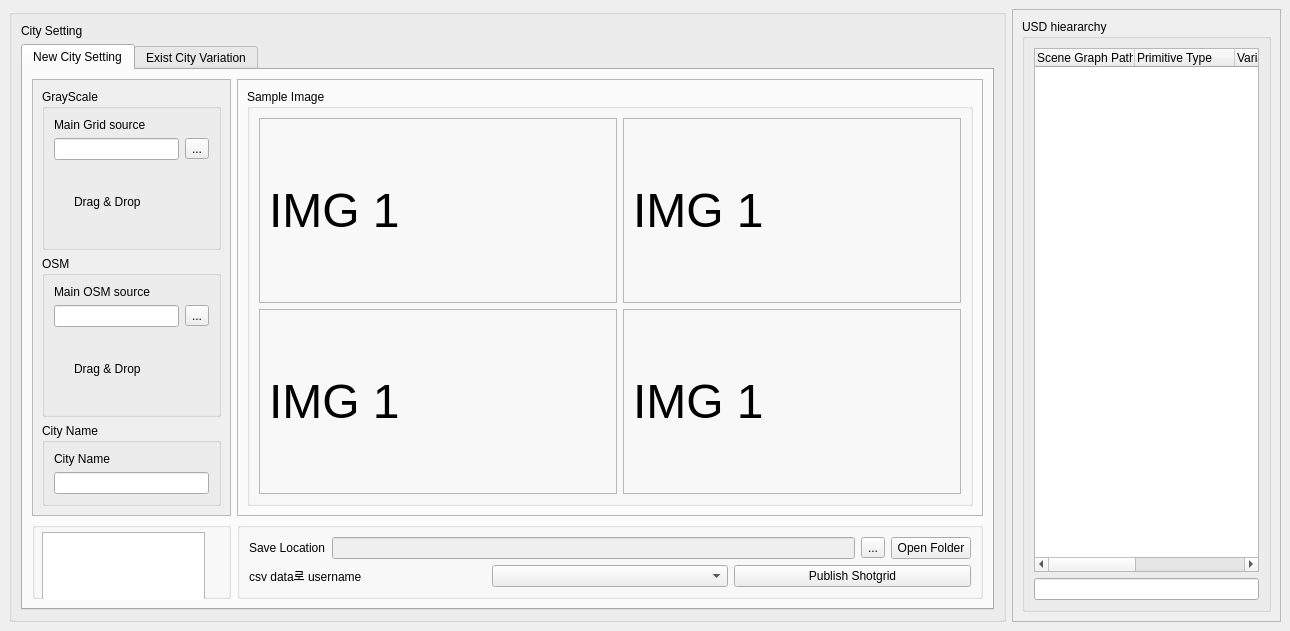
<?xml version="1.0" encoding="UTF-8"?>
<ui version="4.0">
 <class>MainWindow</class>
 <widget class="QMainWindow" name="MainWindow">
  <property name="geometry">
   <rect>
    <x>0</x>
    <y>0</y>
    <width>1290</width>
    <height>631</height>
   </rect>
  </property>
  <property name="windowTitle">
   <string>MainWindow</string>
  </property>
  <widget class="QWidget" name="centralwidget">
   <layout class="QGridLayout" name="gridLayout_5">
    <item row="0" column="0">
     <layout class="QVBoxLayout" name="verticalLayout">
      <item>
       <layout class="QHBoxLayout" name="horizontalLayout">
        <item>
         <widget class="QGroupBox" name="groupBox_9">
          <property name="title">
           <string/>
          </property>
          <layout class="QGridLayout" name="gridLayout_15">
           <item row="1" column="0">
            <widget class="QTabWidget" name="tabWidget">
             <property name="currentIndex">
              <number>0</number>
             </property>
             <widget class="QWidget" name="tab1">
              <attribute name="title">
               <string>New City Setting</string>
              </attribute>
              <layout class="QGridLayout" name="gridLayout_8">
               <item row="0" column="1">
                <widget class="QFrame" name="frame__image">
                 <property name="frameShape">
                  <enum>QFrame::StyledPanel</enum>
                 </property>
                 <property name="frameShadow">
                  <enum>QFrame::Raised</enum>
                 </property>
                 <layout class="QGridLayout" name="gridLayout_4">
                  <item row="0" column="0">
                   <widget class="QGroupBox" name="groupBox__image">
                    <property name="title">
                     <string>Sample Image</string>
                    </property>
                    <layout class="QGridLayout" name="gridLayout_6">
                     <item row="0" column="1">
                      <widget class="QFrame" name="frame__img2">
                       <property name="frameShape">
                        <enum>QFrame::StyledPanel</enum>
                       </property>
                       <property name="frameShadow">
                        <enum>QFrame::Raised</enum>
                       </property>
                       <layout class="QGridLayout" name="gridLayout_11">
                        <item row="0" column="0">
                         <widget class="QLabel" name="label_13">
                          <property name="baseSize">
                           <size>
                            <width>50</width>
                            <height>50</height>
                           </size>
                          </property>
                          <property name="font">
                           <font>
                            <pointsize>36</pointsize>
                           </font>
                          </property>
                          <property name="text">
                           <string>IMG 1              </string>
                          </property>
                         </widget>
                        </item>
                       </layout>
                      </widget>
                     </item>
                     <item row="1" column="1">
                      <widget class="QFrame" name="frame__img4">
                       <property name="frameShape">
                        <enum>QFrame::StyledPanel</enum>
                       </property>
                       <property name="frameShadow">
                        <enum>QFrame::Raised</enum>
                       </property>
                       <layout class="QGridLayout" name="gridLayout_12">
                        <item row="0" column="0">
                         <widget class="QLabel" name="label_12">
                          <property name="baseSize">
                           <size>
                            <width>50</width>
                            <height>50</height>
                           </size>
                          </property>
                          <property name="font">
                           <font>
                            <pointsize>36</pointsize>
                           </font>
                          </property>
                          <property name="text">
                           <string>IMG 1              </string>
                          </property>
                         </widget>
                        </item>
                       </layout>
                      </widget>
                     </item>
                     <item row="1" column="0">
                      <widget class="QFrame" name="frame__img3">
                       <property name="frameShape">
                        <enum>QFrame::StyledPanel</enum>
                       </property>
                       <property name="frameShadow">
                        <enum>QFrame::Raised</enum>
                       </property>
                       <layout class="QGridLayout" name="gridLayout_10">
                        <item row="0" column="0">
                         <widget class="QLabel" name="label__img3">
                          <property name="baseSize">
                           <size>
                            <width>50</width>
                            <height>50</height>
                           </size>
                          </property>
                          <property name="font">
                           <font>
                            <pointsize>36</pointsize>
                           </font>
                          </property>
                          <property name="text">
                           <string>IMG 1              </string>
                          </property>
                         </widget>
                        </item>
                        <item row="0" column="1">
                         <spacer name="verticalSpacer_2">
                          <property name="orientation">
                           <enum>Qt::Vertical</enum>
                          </property>
                          <property name="sizeHint" stdset="0">
                           <size>
                            <width>20</width>
                            <height>40</height>
                           </size>
                          </property>
                         </spacer>
                        </item>
                       </layout>
                      </widget>
                     </item>
                     <item row="0" column="0">
                      <widget class="QFrame" name="frame__img1">
                       <property name="frameShape">
                        <enum>QFrame::StyledPanel</enum>
                       </property>
                       <property name="frameShadow">
                        <enum>QFrame::Raised</enum>
                       </property>
                       <layout class="QGridLayout" name="gridLayout_9">
                        <item row="0" column="0">
                         <widget class="QLabel" name="label">
                          <property name="baseSize">
                           <size>
                            <width>50</width>
                            <height>50</height>
                           </size>
                          </property>
                          <property name="font">
                           <font>
                            <pointsize>36</pointsize>
                           </font>
                          </property>
                          <property name="text">
                           <string>IMG 1              </string>
                          </property>
                         </widget>
                        </item>
                        <item row="0" column="1">
                         <spacer name="verticalSpacer">
                          <property name="orientation">
                           <enum>Qt::Vertical</enum>
                          </property>
                          <property name="sizeHint" stdset="0">
                           <size>
                            <width>20</width>
                            <height>40</height>
                           </size>
                          </property>
                         </spacer>
                        </item>
                       </layout>
                      </widget>
                     </item>
                    </layout>
                   </widget>
                  </item>
                 </layout>
                </widget>
               </item>
               <item row="1" column="1">
                <widget class="QGroupBox" name="groupBox_10">
                 <property name="title">
                  <string/>
                 </property>
                 <layout class="QGridLayout" name="gridLayout_23">
                  <item row="0" column="0">
                   <layout class="QHBoxLayout" name="horizontalLayout__open">
                    <item>
                     <widget class="QLabel" name="label_7">
                      <property name="text">
                       <string>Save Location</string>
                      </property>
                     </widget>
                    </item>
                    <item>
                     <widget class="QLineEdit" name="lineEdit__open">
                      <property name="enabled">
                       <bool>false</bool>
                      </property>
                      <property name="readOnly">
                       <bool>true</bool>
                      </property>
                     </widget>
                    </item>
                    <item>
                     <widget class="QToolButton" name="toolButton__open">
                      <property name="text">
                       <string>...</string>
                      </property>
                     </widget>
                    </item>
                    <item>
                     <widget class="QPushButton" name="pushButton__open">
                      <property name="text">
                       <string>Open Folder</string>
                      </property>
                     </widget>
                    </item>
                   </layout>
                  </item>
                  <item row="1" column="0">
                   <layout class="QHBoxLayout" name="horizontalLayout__publish">
                    <item>
                     <widget class="QLabel" name="label__publish">
                      <property name="text">
                       <string>csv data로 username</string>
                      </property>
                     </widget>
                    </item>
                    <item>
                     <widget class="QComboBox" name="comboBox__usr"/>
                    </item>
                    <item>
                     <widget class="QPushButton" name="pushButton__publish">
                      <property name="text">
                       <string>Publish Shotgrid</string>
                      </property>
                     </widget>
                    </item>
                   </layout>
                  </item>
                 </layout>
                </widget>
               </item>
               <item row="0" column="0">
                <widget class="QScrollArea" name="scrollArea">
                 <property name="widgetResizable">
                  <bool>true</bool>
                 </property>
                 <widget class="QWidget" name="scrollAreaWidgetContents">
                  <property name="geometry">
                   <rect>
                    <x>0</x>
                    <y>0</y>
                    <width>168</width>
                    <height>289</height>
                   </rect>
                  </property>
                  <layout class="QGridLayout" name="gridLayout_18">
                   <item row="0" column="0">
                    <widget class="QGroupBox" name="groupBox__grayscale">
                     <property name="title">
                      <string>GrayScale</string>
                     </property>
                     <layout class="QGridLayout" name="gridLayout_2">
                      <item row="0" column="0">
                       <layout class="QVBoxLayout" name="verticalLayout_2">
                        <item>
                         <widget class="QLabel" name="label__grid">
                          <property name="text">
                           <string>Main Grid source</string>
                          </property>
                         </widget>
                        </item>
                        <item>
                         <layout class="QHBoxLayout" name="horizontalLayout_2">
                          <item>
                           <widget class="QLineEdit" name="lineEdit__grid_path"/>
                          </item>
                          <item>
                           <widget class="QToolButton" name="toolButton__gird_path">
                            <property name="text">
                             <string>...</string>
                            </property>
                           </widget>
                          </item>
                         </layout>
                        </item>
                       </layout>
                      </item>
                      <item row="1" column="0">
                       <layout class="QHBoxLayout" name="horizontalLayout__dragdrop">
                        <item>
                         <spacer name="verticalSpacer_7">
                          <property name="orientation">
                           <enum>Qt::Vertical</enum>
                          </property>
                          <property name="sizeHint" stdset="0">
                           <size>
                            <width>20</width>
                            <height>40</height>
                           </size>
                          </property>
                         </spacer>
                        </item>
                        <item>
                         <widget class="QLabel" name="label_18">
                          <property name="text">
                           <string>Drag &amp; Drop</string>
                          </property>
                         </widget>
                        </item>
                        <item>
                         <spacer name="verticalSpacer_6">
                          <property name="orientation">
                           <enum>Qt::Vertical</enum>
                          </property>
                          <property name="sizeHint" stdset="0">
                           <size>
                            <width>20</width>
                            <height>40</height>
                           </size>
                          </property>
                         </spacer>
                        </item>
                       </layout>
                      </item>
                     </layout>
                    </widget>
                   </item>
                   <item row="1" column="0">
                    <widget class="QGroupBox" name="groupBox__osm">
                     <property name="title">
                      <string>OSM</string>
                     </property>
                     <layout class="QGridLayout" name="gridLayout_16">
                      <item row="0" column="0">
                       <layout class="QVBoxLayout" name="verticalLayout_6">
                        <item>
                         <layout class="QVBoxLayout" name="verticalLayout_5">
                          <item>
                           <widget class="QLabel" name="label__OSM">
                            <property name="text">
                             <string>Main OSM source</string>
                            </property>
                           </widget>
                          </item>
                          <item>
                           <layout class="QHBoxLayout" name="horizontalLayout__osm">
                            <item>
                             <widget class="QLineEdit" name="lineEdit__osm"/>
                            </item>
                            <item>
                             <widget class="QToolButton" name="toolButton__osm">
                              <property name="text">
                               <string>...</string>
                              </property>
                             </widget>
                            </item>
                           </layout>
                          </item>
                         </layout>
                        </item>
                        <item>
                         <layout class="QHBoxLayout" name="horizontalLayout__osm_2">
                          <item>
                           <spacer name="verticalSpacer_9">
                            <property name="orientation">
                             <enum>Qt::Vertical</enum>
                            </property>
                            <property name="sizeHint" stdset="0">
                             <size>
                              <width>20</width>
                              <height>40</height>
                             </size>
                            </property>
                           </spacer>
                          </item>
                          <item>
                           <widget class="QLabel" name="label_19">
                            <property name="text">
                             <string>Drag &amp; Drop</string>
                            </property>
                           </widget>
                          </item>
                          <item>
                           <spacer name="verticalSpacer_8">
                            <property name="orientation">
                             <enum>Qt::Vertical</enum>
                            </property>
                            <property name="sizeHint" stdset="0">
                             <size>
                              <width>20</width>
                              <height>40</height>
                             </size>
                            </property>
                           </spacer>
                          </item>
                         </layout>
                        </item>
                       </layout>
                      </item>
                     </layout>
                    </widget>
                   </item>
                   <item row="2" column="0">
                    <widget class="QGroupBox" name="groupBox__name">
                     <property name="title">
                      <string>City Name</string>
                     </property>
                     <layout class="QGridLayout" name="gridLayout_17">
                      <item row="0" column="0">
                       <layout class="QVBoxLayout" name="verticalLayout__name">
                        <item>
                         <widget class="QLabel" name="label_2">
                          <property name="text">
                           <string>City Name</string>
                          </property>
                         </widget>
                        </item>
                        <item>
                         <widget class="QLineEdit" name="lineEdit__city_name"/>
                        </item>
                       </layout>
                      </item>
                     </layout>
                    </widget>
                   </item>
                  </layout>
                 </widget>
                </widget>
               </item>
               <item row="1" column="0">
                <widget class="QGroupBox" name="groupBox__build">
                 <property name="title">
                  <string/>
                 </property>
                 <widget class="QProgressBar" name="progressBar__build">
                  <property name="geometry">
                   <rect>
                    <x>10</x>
                    <y>181</y>
                    <width>91</width>
                    <height>20</height>
                   </rect>
                  </property>
                  <property name="value">
                   <number>0</number>
                  </property>
                 </widget>
                 <widget class="QPushButton" name="pushButton__start">
                  <property name="geometry">
                   <rect>
                    <x>10</x>
                    <y>207</y>
                    <width>75</width>
                    <height>23</height>
                   </rect>
                  </property>
                  <property name="text">
                   <string>Build start</string>
                  </property>
                 </widget>
                 <widget class="QTextEdit" name="textEdit">
                  <property name="geometry">
                   <rect>
                    <x>10</x>
                    <y>10</y>
                    <width>163</width>
                    <height>165</height>
                   </rect>
                  </property>
                 </widget>
                </widget>
               </item>
              </layout>
             </widget>
             <widget class="QWidget" name="tab2__variation">
              <attribute name="title">
               <string>Exist City Variation</string>
              </attribute>
              <layout class="QGridLayout" name="gridLayout_13">
               <item row="3" column="1">
                <widget class="QGroupBox" name="groupBox_12">
                 <property name="title">
                  <string/>
                 </property>
                 <layout class="QGridLayout" name="gridLayout_32">
                  <item row="0" column="0">
                   <layout class="QHBoxLayout" name="horizontalLayout_9">
                    <item>
                     <widget class="QLabel" name="label_20">
                      <property name="text">
                       <string>Save Location</string>
                      </property>
                     </widget>
                    </item>
                    <item>
                     <widget class="QLineEdit" name="lineEdit_6"/>
                    </item>
                    <item>
                     <widget class="QToolButton" name="toolButton_5">
                      <property name="text">
                       <string>...</string>
                      </property>
                     </widget>
                    </item>
                    <item>
                     <widget class="QPushButton" name="pushButton_8">
                      <property name="text">
                       <string>Export Local</string>
                      </property>
                     </widget>
                    </item>
                   </layout>
                  </item>
                  <item row="1" column="0">
                   <layout class="QHBoxLayout" name="horizontalLayout_10">
                    <item>
                     <widget class="QLabel" name="label_21">
                      <property name="text">
                       <string>csv data로 username</string>
                      </property>
                     </widget>
                    </item>
                    <item>
                     <widget class="QComboBox" name="comboBox_4"/>
                    </item>
                    <item>
                     <widget class="QPushButton" name="pushButton_9">
                      <property name="text">
                       <string>Publish Shotgrid</string>
                      </property>
                     </widget>
                    </item>
                   </layout>
                  </item>
                 </layout>
                </widget>
               </item>
               <item row="1" column="0">
                <widget class="QScrollArea" name="scrollArea_2">
                 <property name="widgetResizable">
                  <bool>true</bool>
                 </property>
                 <widget class="QWidget" name="scrollAreaWidgetContents_2">
                  <property name="geometry">
                   <rect>
                    <x>0</x>
                    <y>0</y>
                    <width>181</width>
                    <height>185</height>
                   </rect>
                  </property>
                  <layout class="QGridLayout" name="gridLayout_14">
                   <item row="0" column="0">
                    <layout class="QVBoxLayout" name="verticalLayout_4">
                     <item>
                      <widget class="QFrame" name="frame_9">
                       <property name="frameShape">
                        <enum>QFrame::StyledPanel</enum>
                       </property>
                       <property name="frameShadow">
                        <enum>QFrame::Raised</enum>
                       </property>
                       <layout class="QGridLayout" name="gridLayout_21">
                        <item row="1" column="0">
                         <layout class="QHBoxLayout" name="horizontalLayout_4">
                          <item>
                           <widget class="QLabel" name="label_8">
                            <property name="text">
                             <string>Location</string>
                            </property>
                           </widget>
                          </item>
                          <item>
                           <widget class="QLineEdit" name="lineEdit_4"/>
                          </item>
                          <item>
                           <widget class="QToolButton" name="toolButton_3">
                            <property name="text">
                             <string>...</string>
                            </property>
                           </widget>
                          </item>
                         </layout>
                        </item>
                        <item row="3" column="0">
                         <layout class="QHBoxLayout" name="horizontalLayout_5">
                          <item>
                           <widget class="QLabel" name="label_9">
                            <property name="text">
                             <string>Select City</string>
                            </property>
                           </widget>
                          </item>
                          <item>
                           <widget class="QComboBox" name="comboBox_2"/>
                          </item>
                          <item>
                           <spacer name="horizontalSpacer">
                            <property name="orientation">
                             <enum>Qt::Horizontal</enum>
                            </property>
                            <property name="sizeHint" stdset="0">
                             <size>
                              <width>40</width>
                              <height>20</height>
                             </size>
                            </property>
                           </spacer>
                          </item>
                         </layout>
                        </item>
                        <item row="2" column="0">
                         <layout class="QVBoxLayout" name="verticalLayout_3">
                          <item>
                           <widget class="QFrame" name="frame_10">
                            <property name="frameShape">
                             <enum>QFrame::StyledPanel</enum>
                            </property>
                            <property name="frameShadow">
                             <enum>QFrame::Raised</enum>
                            </property>
                            <layout class="QGridLayout" name="gridLayout_22">
                             <item row="0" column="0">
                              <widget class="QLabel" name="label_4">
                               <property name="text">
                                <string>Drag &amp; Drop</string>
                               </property>
                               <property name="alignment">
                                <set>Qt::AlignCenter</set>
                               </property>
                              </widget>
                             </item>
                            </layout>
                           </widget>
                          </item>
                         </layout>
                        </item>
                       </layout>
                      </widget>
                     </item>
                     <item>
                      <widget class="QFrame" name="frame_16">
                       <property name="frameShape">
                        <enum>QFrame::StyledPanel</enum>
                       </property>
                       <property name="frameShadow">
                        <enum>QFrame::Raised</enum>
                       </property>
                       <layout class="QGridLayout" name="gridLayout_31">
                        <item row="0" column="0">
                         <widget class="QLabel" name="label_6">
                          <property name="text">
                           <string>weather FX</string>
                          </property>
                         </widget>
                        </item>
                        <item row="1" column="0">
                         <widget class="QLabel" name="label_10">
                          <property name="text">
                           <string>building setting</string>
                          </property>
                         </widget>
                        </item>
                       </layout>
                      </widget>
                     </item>
                    </layout>
                   </item>
                  </layout>
                 </widget>
                </widget>
               </item>
               <item row="1" column="1">
                <widget class="QFrame" name="frame_11">
                 <property name="frameShape">
                  <enum>QFrame::StyledPanel</enum>
                 </property>
                 <property name="frameShadow">
                  <enum>QFrame::Raised</enum>
                 </property>
                 <layout class="QGridLayout" name="gridLayout_25">
                  <item row="0" column="0">
                   <widget class="QGroupBox" name="groupBox_11">
                    <property name="title">
                     <string>Sample Image</string>
                    </property>
                    <layout class="QGridLayout" name="gridLayout_26">
                     <item row="0" column="1">
                      <widget class="QFrame" name="frame_12">
                       <property name="frameShape">
                        <enum>QFrame::StyledPanel</enum>
                       </property>
                       <property name="frameShadow">
                        <enum>QFrame::Raised</enum>
                       </property>
                       <layout class="QGridLayout" name="gridLayout_27">
                        <item row="0" column="0">
                         <widget class="QCheckBox" name="checkBox_6">
                          <property name="text">
                           <string>Image 1</string>
                          </property>
                         </widget>
                        </item>
                        <item row="1" column="0">
                         <widget class="QLabel" name="label_14">
                          <property name="baseSize">
                           <size>
                            <width>50</width>
                            <height>50</height>
                           </size>
                          </property>
                          <property name="font">
                           <font>
                            <pointsize>36</pointsize>
                           </font>
                          </property>
                          <property name="text">
                           <string>IMG 1              </string>
                          </property>
                         </widget>
                        </item>
                       </layout>
                      </widget>
                     </item>
                     <item row="1" column="1">
                      <widget class="QFrame" name="frame_13">
                       <property name="frameShape">
                        <enum>QFrame::StyledPanel</enum>
                       </property>
                       <property name="frameShadow">
                        <enum>QFrame::Raised</enum>
                       </property>
                       <layout class="QGridLayout" name="gridLayout_28">
                        <item row="0" column="0">
                         <widget class="QCheckBox" name="checkBox_7">
                          <property name="text">
                           <string>Image 1</string>
                          </property>
                         </widget>
                        </item>
                        <item row="1" column="0">
                         <widget class="QLabel" name="label_15">
                          <property name="baseSize">
                           <size>
                            <width>50</width>
                            <height>50</height>
                           </size>
                          </property>
                          <property name="font">
                           <font>
                            <pointsize>36</pointsize>
                           </font>
                          </property>
                          <property name="text">
                           <string>IMG 1              </string>
                          </property>
                         </widget>
                        </item>
                       </layout>
                      </widget>
                     </item>
                     <item row="1" column="0">
                      <widget class="QFrame" name="frame_14">
                       <property name="frameShape">
                        <enum>QFrame::StyledPanel</enum>
                       </property>
                       <property name="frameShadow">
                        <enum>QFrame::Raised</enum>
                       </property>
                       <layout class="QGridLayout" name="gridLayout_29">
                        <item row="1" column="0">
                         <widget class="QLabel" name="label_16">
                          <property name="baseSize">
                           <size>
                            <width>50</width>
                            <height>50</height>
                           </size>
                          </property>
                          <property name="font">
                           <font>
                            <pointsize>36</pointsize>
                           </font>
                          </property>
                          <property name="text">
                           <string>IMG 1              </string>
                          </property>
                         </widget>
                        </item>
                        <item row="0" column="0">
                         <widget class="QCheckBox" name="checkBox_3">
                          <property name="text">
                           <string>Image 1</string>
                          </property>
                         </widget>
                        </item>
                        <item row="1" column="1">
                         <spacer name="verticalSpacer_3">
                          <property name="orientation">
                           <enum>Qt::Vertical</enum>
                          </property>
                          <property name="sizeHint" stdset="0">
                           <size>
                            <width>20</width>
                            <height>40</height>
                           </size>
                          </property>
                         </spacer>
                        </item>
                       </layout>
                      </widget>
                     </item>
                     <item row="0" column="0">
                      <widget class="QFrame" name="frame_15">
                       <property name="frameShape">
                        <enum>QFrame::StyledPanel</enum>
                       </property>
                       <property name="frameShadow">
                        <enum>QFrame::Raised</enum>
                       </property>
                       <layout class="QGridLayout" name="gridLayout_30">
                        <item row="1" column="0">
                         <widget class="QLabel" name="label_17">
                          <property name="baseSize">
                           <size>
                            <width>50</width>
                            <height>50</height>
                           </size>
                          </property>
                          <property name="font">
                           <font>
                            <pointsize>36</pointsize>
                           </font>
                          </property>
                          <property name="text">
                           <string>IMG 1              </string>
                          </property>
                         </widget>
                        </item>
                        <item row="0" column="0">
                         <widget class="QCheckBox" name="checkBox_8">
                          <property name="text">
                           <string>Image 1</string>
                          </property>
                         </widget>
                        </item>
                        <item row="1" column="1">
                         <spacer name="verticalSpacer_4">
                          <property name="orientation">
                           <enum>Qt::Vertical</enum>
                          </property>
                          <property name="sizeHint" stdset="0">
                           <size>
                            <width>20</width>
                            <height>40</height>
                           </size>
                          </property>
                         </spacer>
                        </item>
                       </layout>
                      </widget>
                     </item>
                    </layout>
                   </widget>
                  </item>
                 </layout>
                </widget>
               </item>
               <item row="3" column="0">
                <widget class="QGroupBox" name="groupBox_13">
                 <property name="title">
                  <string/>
                 </property>
                 <layout class="QGridLayout" name="gridLayout_33">
                  <item row="0" column="0">
                   <widget class="QProgressBar" name="progressBar_3">
                    <property name="value">
                     <number>24</number>
                    </property>
                   </widget>
                  </item>
                  <item row="1" column="0">
                   <widget class="QPushButton" name="pushButton_10">
                    <property name="text">
                     <string>Build start</string>
                    </property>
                   </widget>
                  </item>
                 </layout>
                </widget>
               </item>
              </layout>
             </widget>
            </widget>
           </item>
           <item row="0" column="0">
            <widget class="QLabel" name="label_22">
             <property name="text">
              <string>City Setting</string>
             </property>
            </widget>
           </item>
          </layout>
         </widget>
        </item>
        <item>
         <widget class="QFrame" name="frame">
          <property name="frameShape">
           <enum>QFrame::StyledPanel</enum>
          </property>
          <property name="frameShadow">
           <enum>QFrame::Raised</enum>
          </property>
          <layout class="QGridLayout" name="gridLayout_3">
           <item row="0" column="0">
            <widget class="QGroupBox" name="groupBox_2">
             <property name="title">
              <string>USD hieararchy</string>
             </property>
             <layout class="QGridLayout" name="gridLayout">
              <item row="0" column="0">
               <widget class="QTreeWidget" name="treeWidget">
                <property name="columnCount">
                 <number>5</number>
                </property>
                <column>
                 <property name="text">
                  <string>Scene Graph Path</string>
                 </property>
                </column>
                <column>
                 <property name="text">
                  <string>Primitive Type</string>
                 </property>
                </column>
                <column>
                 <property name="text">
                  <string>Variants</string>
                 </property>
                </column>
                <column>
                 <property name="text">
                  <string>Kind</string>
                 </property>
                </column>
                <column>
                 <property name="text">
                  <string>Draw Mode</string>
                 </property>
                </column>
               </widget>
              </item>
              <item row="1" column="0">
               <widget class="QLineEdit" name="lineEdit">
                <property name="baseSize">
                 <size>
                  <width>50</width>
                  <height>50</height>
                 </size>
                </property>
               </widget>
              </item>
             </layout>
            </widget>
           </item>
          </layout>
         </widget>
        </item>
       </layout>
      </item>
     </layout>
    </item>
   </layout>
  </widget>
  <widget class="QMenuBar" name="menubar">
   <property name="geometry">
    <rect>
     <x>0</x>
     <y>0</y>
     <width>1290</width>
     <height>22</height>
    </rect>
   </property>
  </widget>
 </widget>
 <resources/>
 <connections/>
</ui>
